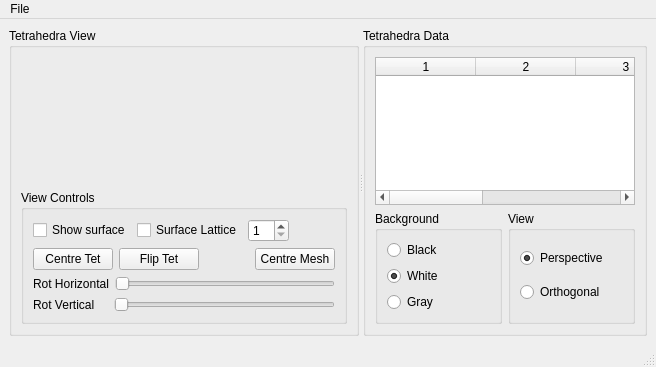
<?xml version="1.0" encoding="UTF-8"?>
<ui version="4.0">
 <class>TetgenViewerMain</class>
 <widget class="QMainWindow" name="TetgenViewerMain">
  <property name="geometry">
   <rect>
    <x>0</x>
    <y>0</y>
    <width>656</width>
    <height>367</height>
   </rect>
  </property>
  <property name="windowTitle">
   <string>TetgenViewer</string>
  </property>
  <property name="tabShape">
   <enum>QTabWidget::Rounded</enum>
  </property>
  <widget class="QWidget" name="centralwidget">
   <layout class="QVBoxLayout" name="verticalLayout_6">
    <item>
     <widget class="QSplitter" name="splitter">
      <property name="orientation">
       <enum>Qt::Horizontal</enum>
      </property>
      <widget class="QGroupBox" name="groupBox">
       <property name="title">
        <string>Tetrahedra View</string>
       </property>
       <layout class="QVBoxLayout" name="verticalLayout_2" stretch="1,0">
        <item>
         <widget class="TetViewer" name="_tetViewer" native="true"/>
        </item>
        <item>
         <widget class="QGroupBox" name="_controlsGroup">
          <property name="enabled">
           <bool>true</bool>
          </property>
          <property name="title">
           <string>View Controls</string>
          </property>
          <layout class="QVBoxLayout" name="verticalLayout" stretch="0,0,0,0">
           <property name="sizeConstraint">
            <enum>QLayout::SetMinimumSize</enum>
           </property>
           <item>
            <layout class="QHBoxLayout" name="horizontalLayout_4">
             <item>
              <widget class="QCheckBox" name="_surfaceButton">
               <property name="enabled">
                <bool>true</bool>
               </property>
               <property name="text">
                <string>Show surface</string>
               </property>
              </widget>
             </item>
             <item>
              <widget class="QCheckBox" name="_surfaceLatticeButton">
               <property name="enabled">
                <bool>true</bool>
               </property>
               <property name="text">
                <string>Surface Lattice</string>
               </property>
              </widget>
             </item>
             <item>
              <widget class="QSpinBox" name="_thicknessBox">
               <property name="enabled">
                <bool>true</bool>
               </property>
               <property name="minimum">
                <number>1</number>
               </property>
               <property name="maximum">
                <number>10</number>
               </property>
              </widget>
             </item>
             <item>
              <spacer name="horizontalSpacer_2">
               <property name="orientation">
                <enum>Qt::Horizontal</enum>
               </property>
               <property name="sizeHint" stdset="0">
                <size>
                 <width>40</width>
                 <height>20</height>
                </size>
               </property>
              </spacer>
             </item>
            </layout>
           </item>
           <item>
            <layout class="QHBoxLayout" name="horizontalLayout_3">
             <item>
              <widget class="QPushButton" name="_ctrTetButton">
               <property name="enabled">
                <bool>true</bool>
               </property>
               <property name="text">
                <string>Centre Tet</string>
               </property>
              </widget>
             </item>
             <item>
              <widget class="QPushButton" name="_hideButton">
               <property name="enabled">
                <bool>true</bool>
               </property>
               <property name="text">
                <string>Flip Tet</string>
               </property>
              </widget>
             </item>
             <item>
              <spacer name="horizontalSpacer">
               <property name="orientation">
                <enum>Qt::Horizontal</enum>
               </property>
               <property name="sizeHint" stdset="0">
                <size>
                 <width>40</width>
                 <height>20</height>
                </size>
               </property>
              </spacer>
             </item>
             <item>
              <widget class="QPushButton" name="_ctrMeshButton">
               <property name="enabled">
                <bool>true</bool>
               </property>
               <property name="text">
                <string>Centre Mesh</string>
               </property>
              </widget>
             </item>
            </layout>
           </item>
           <item>
            <layout class="QHBoxLayout" name="horizontalLayout">
             <item>
              <widget class="QLabel" name="label_2">
               <property name="text">
                <string>Rot Horizontal</string>
               </property>
              </widget>
             </item>
             <item>
              <widget class="QSlider" name="_rotXSlider">
               <property name="enabled">
                <bool>true</bool>
               </property>
               <property name="maximum">
                <number>360</number>
               </property>
               <property name="value">
                <number>0</number>
               </property>
               <property name="sliderPosition">
                <number>0</number>
               </property>
               <property name="orientation">
                <enum>Qt::Horizontal</enum>
               </property>
              </widget>
             </item>
            </layout>
           </item>
           <item>
            <layout class="QHBoxLayout" name="horizontalLayout_2">
             <item>
              <widget class="QLabel" name="label_3">
               <property name="text">
                <string>Rot Vertical    </string>
               </property>
              </widget>
             </item>
             <item>
              <widget class="QSlider" name="_rotYSlider">
               <property name="enabled">
                <bool>true</bool>
               </property>
               <property name="maximum">
                <number>360</number>
               </property>
               <property name="orientation">
                <enum>Qt::Horizontal</enum>
               </property>
              </widget>
             </item>
            </layout>
           </item>
          </layout>
         </widget>
        </item>
       </layout>
      </widget>
      <widget class="QGroupBox" name="groupBox_2">
       <property name="title">
        <string>Tetrahedra Data</string>
       </property>
       <layout class="QVBoxLayout" name="verticalLayout_4">
        <item>
         <widget class="QTableWidget" name="_tetsTableWidget">
          <property name="selectionMode">
           <enum>QAbstractItemView::SingleSelection</enum>
          </property>
          <property name="selectionBehavior">
           <enum>QAbstractItemView::SelectRows</enum>
          </property>
          <property name="columnCount">
           <number>5</number>
          </property>
          <attribute name="horizontalHeaderShowSortIndicator" stdset="0">
           <bool>false</bool>
          </attribute>
          <attribute name="verticalHeaderCascadingSectionResizes">
           <bool>false</bool>
          </attribute>
          <column/>
          <column/>
          <column/>
          <column/>
          <column/>
         </widget>
        </item>
        <item>
         <layout class="QHBoxLayout" name="horizontalLayout_5">
          <item>
           <widget class="QGroupBox" name="groupBox_3">
            <property name="enabled">
             <bool>true</bool>
            </property>
            <property name="title">
             <string>Background</string>
            </property>
            <layout class="QVBoxLayout" name="verticalLayout_5">
             <item>
              <widget class="QRadioButton" name="_blackButton">
               <property name="text">
                <string>Black</string>
               </property>
               <attribute name="buttonGroup">
                <string notr="true">_backgroundGroup</string>
               </attribute>
              </widget>
             </item>
             <item>
              <widget class="QRadioButton" name="_whiteButton">
               <property name="text">
                <string>White</string>
               </property>
               <property name="checked">
                <bool>true</bool>
               </property>
               <attribute name="buttonGroup">
                <string notr="true">_backgroundGroup</string>
               </attribute>
              </widget>
             </item>
             <item>
              <widget class="QRadioButton" name="_grayButton">
               <property name="text">
                <string>Gray</string>
               </property>
               <attribute name="buttonGroup">
                <string notr="true">_backgroundGroup</string>
               </attribute>
              </widget>
             </item>
            </layout>
           </widget>
          </item>
          <item>
           <widget class="QGroupBox" name="groupBox_4">
            <property name="title">
             <string>View</string>
            </property>
            <layout class="QVBoxLayout" name="verticalLayout_3">
             <item>
              <widget class="QRadioButton" name="_perspectiveButton">
               <property name="text">
                <string>Perspective</string>
               </property>
               <property name="checked">
                <bool>true</bool>
               </property>
               <attribute name="buttonGroup">
                <string notr="true">_viewGroup</string>
               </attribute>
              </widget>
             </item>
             <item>
              <widget class="QRadioButton" name="_orthogonalButton">
               <property name="text">
                <string>Orthogonal</string>
               </property>
               <attribute name="buttonGroup">
                <string notr="true">_viewGroup</string>
               </attribute>
              </widget>
             </item>
            </layout>
           </widget>
          </item>
         </layout>
        </item>
       </layout>
      </widget>
     </widget>
    </item>
   </layout>
  </widget>
  <widget class="QMenuBar" name="menubar">
   <property name="geometry">
    <rect>
     <x>0</x>
     <y>0</y>
     <width>656</width>
     <height>22</height>
    </rect>
   </property>
   <widget class="QMenu" name="menuFile">
    <property name="title">
     <string>File</string>
    </property>
    <addaction name="_actionLoad"/>
    <addaction name="separator"/>
    <addaction name="_actionSaveImage"/>
    <addaction name="_actionSaveTetData"/>
    <addaction name="separator"/>
    <addaction name="_actionSaveSetup"/>
    <addaction name="_actionLoadSetup"/>
    <addaction name="separator"/>
    <addaction name="_actionExit"/>
   </widget>
   <addaction name="menuFile"/>
  </widget>
  <widget class="QStatusBar" name="statusbar"/>
  <action name="_actionLoad">
   <property name="text">
    <string>Load</string>
   </property>
  </action>
  <action name="_actionExit">
   <property name="text">
    <string>Exit</string>
   </property>
  </action>
  <action name="_actionSaveImage">
   <property name="text">
    <string>Save image</string>
   </property>
  </action>
  <action name="_actionSaveTetData">
   <property name="text">
    <string>Save tet data</string>
   </property>
  </action>
  <action name="_actionSaveSetup">
   <property name="text">
    <string>Save setup</string>
   </property>
  </action>
  <action name="_actionLoadSetup">
   <property name="text">
    <string>Load setup</string>
   </property>
  </action>
 </widget>
 <customwidgets>
  <customwidget>
   <class>TetViewer</class>
   <extends>QWidget</extends>
   <header>ffeamesh.app_tgv.gui.tetviewer</header>
  </customwidget>
 </customwidgets>
 <resources/>
 <connections>
  <connection>
   <sender>_actionExit</sender>
   <signal>triggered()</signal>
   <receiver>TetgenViewerMain</receiver>
   <slot>close()</slot>
   <hints>
    <hint type="sourcelabel">
     <x>-1</x>
     <y>-1</y>
    </hint>
    <hint type="destinationlabel">
     <x>399</x>
     <y>299</y>
    </hint>
   </hints>
  </connection>
  <connection>
   <sender>_actionLoad</sender>
   <signal>triggered()</signal>
   <receiver>TetgenViewerMain</receiver>
   <slot>get_and_load_files()</slot>
   <hints>
    <hint type="sourcelabel">
     <x>-1</x>
     <y>-1</y>
    </hint>
    <hint type="destinationlabel">
     <x>399</x>
     <y>299</y>
    </hint>
   </hints>
  </connection>
  <connection>
   <sender>_rotXSlider</sender>
   <signal>valueChanged(int)</signal>
   <receiver>_tetViewer</receiver>
   <slot>set_rot_x()</slot>
   <hints>
    <hint type="sourcelabel">
     <x>196</x>
     <y>610</y>
    </hint>
    <hint type="destinationlabel">
     <x>187</x>
     <y>316</y>
    </hint>
   </hints>
  </connection>
  <connection>
   <sender>_rotYSlider</sender>
   <signal>valueChanged(int)</signal>
   <receiver>_tetViewer</receiver>
   <slot>set_rot_y()</slot>
   <hints>
    <hint type="sourcelabel">
     <x>196</x>
     <y>643</y>
    </hint>
    <hint type="destinationlabel">
     <x>187</x>
     <y>316</y>
    </hint>
   </hints>
  </connection>
  <connection>
   <sender>_tetsTableWidget</sender>
   <signal>itemSelectionChanged()</signal>
   <receiver>TetgenViewerMain</receiver>
   <slot>selection_changed()</slot>
   <hints>
    <hint type="sourcelabel">
     <x>676</x>
     <y>389</y>
    </hint>
    <hint type="destinationlabel">
     <x>498</x>
     <y>379</y>
    </hint>
   </hints>
  </connection>
  <connection>
   <sender>_actionSaveTetData</sender>
   <signal>triggered()</signal>
   <receiver>TetgenViewerMain</receiver>
   <slot>save_tet_data()</slot>
   <hints>
    <hint type="sourcelabel">
     <x>-1</x>
     <y>-1</y>
    </hint>
    <hint type="destinationlabel">
     <x>498</x>
     <y>379</y>
    </hint>
   </hints>
  </connection>
  <connection>
   <sender>_actionSaveImage</sender>
   <signal>triggered()</signal>
   <receiver>TetgenViewerMain</receiver>
   <slot>save_image()</slot>
   <hints>
    <hint type="sourcelabel">
     <x>-1</x>
     <y>-1</y>
    </hint>
    <hint type="destinationlabel">
     <x>498</x>
     <y>379</y>
    </hint>
   </hints>
  </connection>
  <connection>
   <sender>_backgroundGroup</sender>
   <signal>buttonToggled(QAbstractButton*,bool)</signal>
   <receiver>TetgenViewerMain</receiver>
   <slot>background_change(QAbstractButton*,bool)</slot>
   <hints>
    <hint type="sourcelabel">
     <x>-1</x>
     <y>-1</y>
    </hint>
    <hint type="destinationlabel">
     <x>498</x>
     <y>379</y>
    </hint>
   </hints>
  </connection>
  <connection>
   <sender>_ctrTetButton</sender>
   <signal>clicked()</signal>
   <receiver>_tetViewer</receiver>
   <slot>centre_tet()</slot>
   <hints>
    <hint type="sourcelabel">
     <x>83</x>
     <y>571</y>
    </hint>
    <hint type="destinationlabel">
     <x>498</x>
     <y>379</y>
    </hint>
   </hints>
  </connection>
  <connection>
   <sender>_surfaceButton</sender>
   <signal>toggled(bool)</signal>
   <receiver>TetgenViewerMain</receiver>
   <slot>show_surface(bool)</slot>
   <hints>
    <hint type="sourcelabel">
     <x>105</x>
     <y>565</y>
    </hint>
    <hint type="destinationlabel">
     <x>498</x>
     <y>379</y>
    </hint>
   </hints>
  </connection>
  <connection>
   <sender>_surfaceLatticeButton</sender>
   <signal>toggled(bool)</signal>
   <receiver>TetgenViewerMain</receiver>
   <slot>show_surface_lattice(bool)</slot>
   <hints>
    <hint type="sourcelabel">
     <x>245</x>
     <y>565</y>
    </hint>
    <hint type="destinationlabel">
     <x>498</x>
     <y>379</y>
    </hint>
   </hints>
  </connection>
  <connection>
   <sender>_hideButton</sender>
   <signal>clicked()</signal>
   <receiver>_tetViewer</receiver>
   <slot>flip_current_tet()</slot>
   <hints>
    <hint type="sourcelabel">
     <x>536</x>
     <y>604</y>
    </hint>
    <hint type="destinationlabel">
     <x>317</x>
     <y>293</y>
    </hint>
   </hints>
  </connection>
  <connection>
   <sender>_viewGroup</sender>
   <signal>buttonToggled(QAbstractButton*,bool)</signal>
   <receiver>TetgenViewerMain</receiver>
   <slot>view_change(QAbstractButton*,bool)</slot>
   <hints>
    <hint type="sourcelabel">
     <x>-1</x>
     <y>-1</y>
    </hint>
    <hint type="destinationlabel">
     <x>498</x>
     <y>379</y>
    </hint>
   </hints>
  </connection>
  <connection>
   <sender>_ctrMeshButton</sender>
   <signal>clicked()</signal>
   <receiver>_tetViewer</receiver>
   <slot>centre_mesh()</slot>
   <hints>
    <hint type="sourcelabel">
     <x>264</x>
     <y>260</y>
    </hint>
    <hint type="destinationlabel">
     <x>165</x>
     <y>122</y>
    </hint>
   </hints>
  </connection>
  <connection>
   <sender>_thicknessBox</sender>
   <signal>valueChanged(int)</signal>
   <receiver>_tetViewer</receiver>
   <slot>set_thickness(int)</slot>
   <hints>
    <hint type="sourcelabel">
     <x>235</x>
     <y>230</y>
    </hint>
    <hint type="destinationlabel">
     <x>165</x>
     <y>122</y>
    </hint>
   </hints>
  </connection>
  <connection>
   <sender>_actionSaveSetup</sender>
   <signal>triggered()</signal>
   <receiver>TetgenViewerMain</receiver>
   <slot>save_setup()</slot>
   <hints>
    <hint type="sourcelabel">
     <x>-1</x>
     <y>-1</y>
    </hint>
    <hint type="destinationlabel">
     <x>327</x>
     <y>183</y>
    </hint>
   </hints>
  </connection>
  <connection>
   <sender>_actionLoadSetup</sender>
   <signal>triggered()</signal>
   <receiver>TetgenViewerMain</receiver>
   <slot>load_setup()</slot>
   <hints>
    <hint type="sourcelabel">
     <x>-1</x>
     <y>-1</y>
    </hint>
    <hint type="destinationlabel">
     <x>327</x>
     <y>183</y>
    </hint>
   </hints>
  </connection>
 </connections>
 <buttongroups>
  <buttongroup name="_viewGroup"/>
  <buttongroup name="_backgroundGroup"/>
 </buttongroups>
</ui>
